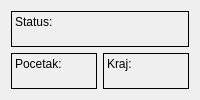
                <widget class="QWidget" name="statusTab">
                 <attribute name="title">
                  <string>Status</string>
                 </attribute>
                 <layout class="QVBoxLayout" name="verticalLayout_6">
                  <item>
                   <layout class="QGridLayout" name="statusGridLayout">
                    <item row="1" column="0">
                     <widget class="QLabel" name="cameraStartDateLabel">
                      <property name="frameShape">
                       <enum>QFrame::Box</enum>
                      </property>
                      <property name="text">
                       <string>Pocetak:</string>
                      </property>
                      <property name="alignment">
                       <set>Qt::AlignLeading|Qt::AlignLeft|Qt::AlignTop</set>
                      </property>
                     </widget>
                    </item>
                    <item row="1" column="1">
                     <widget class="QLabel" name="cameraEndDateLabel">
                      <property name="frameShape">
                       <enum>QFrame::Box</enum>
                      </property>
                      <property name="text">
                       <string>Kraj:</string>
                      </property>
                      <property name="alignment">
                       <set>Qt::AlignLeading|Qt::AlignLeft|Qt::AlignTop</set>
                      </property>
                     </widget>
                    </item>
                    <item row="0" column="0" colspan="2">
                     <widget class="QLabel" name="cameraStatusLabel">
                      <property name="frameShape">
                       <enum>QFrame::Box</enum>
                      </property>
                      <property name="text">
                       <string>Status:</string>
                      </property>
                      <property name="alignment">
                       <set>Qt::AlignLeading|Qt::AlignLeft|Qt::AlignTop</set>
                      </property>
                     </widget>
                    </item>
                   </layout>
                  </item>
                 </layout>
                </widget>
